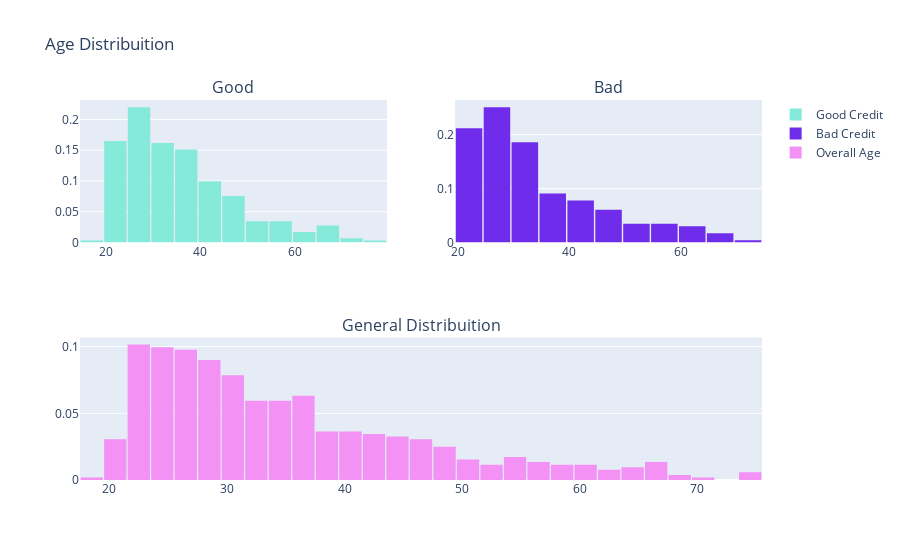

Notebook code cell kept with this figure:
### Code cell
df_good = df.loc[df["Risk"] == 'good']['Age'].values.tolist()
df_bad = df.loc[df["Risk"] == 'bad']['Age'].values.tolist()
df_age = df['Age'].values.tolist()

#First plot
trace0 = go.Histogram(
    x=df_good,
    histnorm='probability',
    name="Good Credit",
    marker=dict(
        color='#85ead9'
    )
)
#Second plot
trace1 = go.Histogram(
    x=df_bad,
    histnorm='probability',
    name="Bad Credit",
    marker=dict(
        color='#6f2cea'
    )
)
#Third plot
trace2 = go.Histogram(
    x=df_age,
    histnorm='probability',
    name="Overall Age",
    marker=dict(
        color='#f392f4'
    )
)

#Creating the grid
fig = tls.make_subplots(rows=2, cols=2, specs=[[{}, {}], [{'colspan': 2}, None]],
                          subplot_titles=('Good','Bad', 'General Distribuition'))

#setting the figs
fig.append_trace(trace0, 1, 1)
fig.append_trace(trace1, 1, 2)
fig.append_trace(trace2, 2, 1)

fig['layout'].update(showlegend=True, title='Age Distribuition', bargap=0.05)
py.iplot(fig, filename='custom-sized-subplot-with-subplot-titles')

### Figure 1 — Plotly figure (JSON) as saved in the notebook; plotly's stock layout.template omitted (floating-point values rounded to 4 significant figures; data arrays with more than 128 entries replaced by an {"elided": "..."} marker saying what was removed)
{"data": [{"histnorm": "probability", "marker": {"color": "#85ead9"}, "name": "Good Credit", "type": "histogram", "x": {"elided": "291 int values"}, "xaxis": "x", "yaxis": "y"}, {"histnorm": "probability", "marker": {"color": "#6f2cea"}, "name": "Bad Credit", "type": "histogram", "x": {"elided": "231 int values"}, "xaxis": "x2", "yaxis": "y2"}, {"histnorm": "probability", "marker": {"color": "#f392f4"}, "name": "Overall Age", "type": "histogram", "x": {"elided": "522 int values"}, "xaxis": "x3", "yaxis": "y3"}], "layout": {"annotations": [{"font": {"size": 16}, "showarrow": false, "text": "Good", "x": 0.225, "xanchor": "center", "xref": "paper", "y": 1, "yanchor": "bottom", "yref": "paper"}, {"font": {"size": 16}, "showarrow": false, "text": "Bad", "x": 0.775, "xanchor": "center", "xref": "paper", "y": 1, "yanchor": "bottom", "yref": "paper"}, {"font": {"size": 16}, "showarrow": false, "text": "General Distribuition", "x": 0.5, "xanchor": "center", "xref": "paper", "y": 0.375, "yanchor": "bottom", "yref": "paper"}], "bargap": 0.05, "showlegend": true, "title": {"text": "Age Distribuition"}, "xaxis": {"anchor": "y", "domain": [0, 0.45]}, "xaxis2": {"anchor": "y2", "domain": [0.55, 1]}, "xaxis3": {"anchor": "y3", "domain": [0, 1]}, "yaxis": {"anchor": "x", "domain": [0.625, 1]}, "yaxis2": {"anchor": "x2", "domain": [0.625, 1]}, "yaxis3": {"anchor": "x3", "domain": [0, 0.375]}}}
